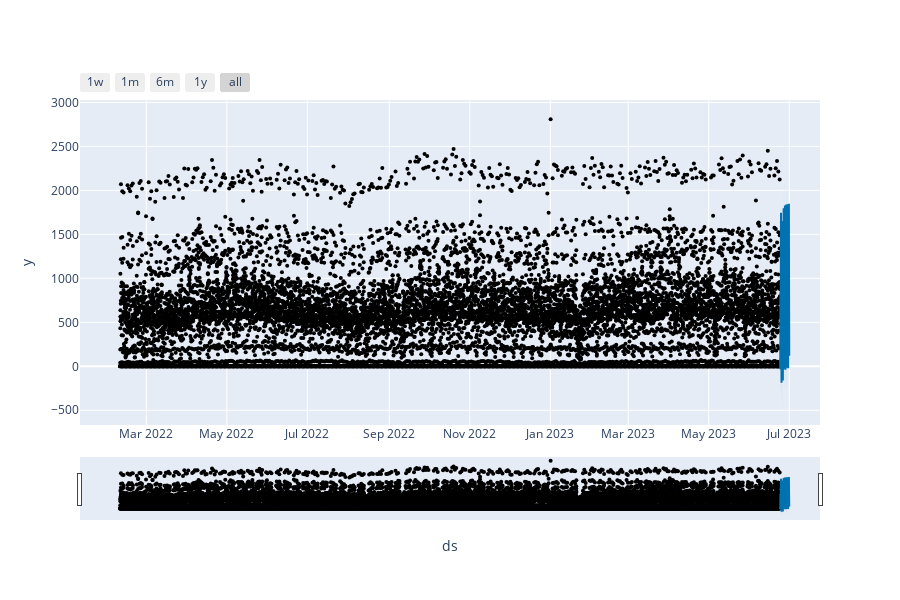

Here is the notebook cell this chart was saved with:
### Code cell
plot_plotly(model, forecast)

### Figure 1 — Plotly figure (JSON) as saved in the notebook; plotly's stock layout.template omitted (floating-point values rounded to 4 significant figures; data arrays with more than 128 entries replaced by an {"elided": "..."} marker saying what was removed)
{"data": [{"marker": {"color": "black", "size": 4}, "mode": "markers", "name": "Actual", "type": "scatter", "x": {"elided": "12000 str values"}, "y": {"elided": "12000 int values"}}, {"hoverinfo": "skip", "line": {"width": 0}, "mode": "lines", "type": "scatter", "x": {"elided": "168 str values"}, "y": {"elided": "168 float values"}}, {"fill": "tonexty", "fillcolor": "rgba(0, 114, 178, 0.2)", "line": {"color": "#0072B2", "width": 2}, "mode": "lines", "name": "Predicted", "type": "scatter", "x": {"elided": "168 str values"}, "y": {"elided": "168 float values"}}, {"fill": "tonexty", "fillcolor": "rgba(0, 114, 178, 0.2)", "hoverinfo": "skip", "line": {"width": 0}, "mode": "lines", "type": "scatter", "x": {"elided": "168 str values"}, "y": {"elided": "168 float values"}}], "layout": {"height": 600, "showlegend": false, "width": 900, "xaxis": {"rangeselector": {"buttons": [{"count": 7, "label": "1w", "step": "day", "stepmode": "backward"}, {"count": 1, "label": "1m", "step": "month", "stepmode": "backward"}, {"count": 6, "label": "6m", "step": "month", "stepmode": "backward"}, {"count": 1, "label": "1y", "step": "year", "stepmode": "backward"}, {"step": "all"}]}, "rangeslider": {"visible": true}, "title": {"text": "ds"}, "type": "date"}, "yaxis": {"title": {"text": "y"}}}}
